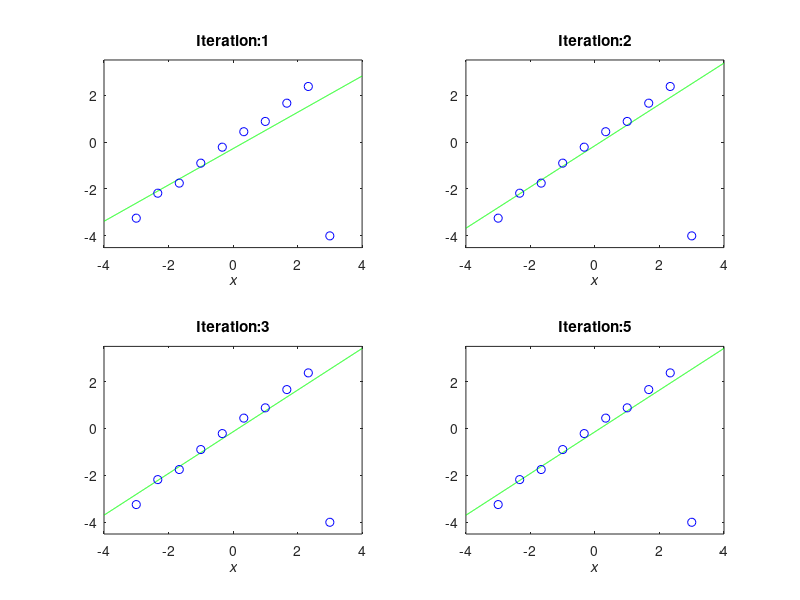
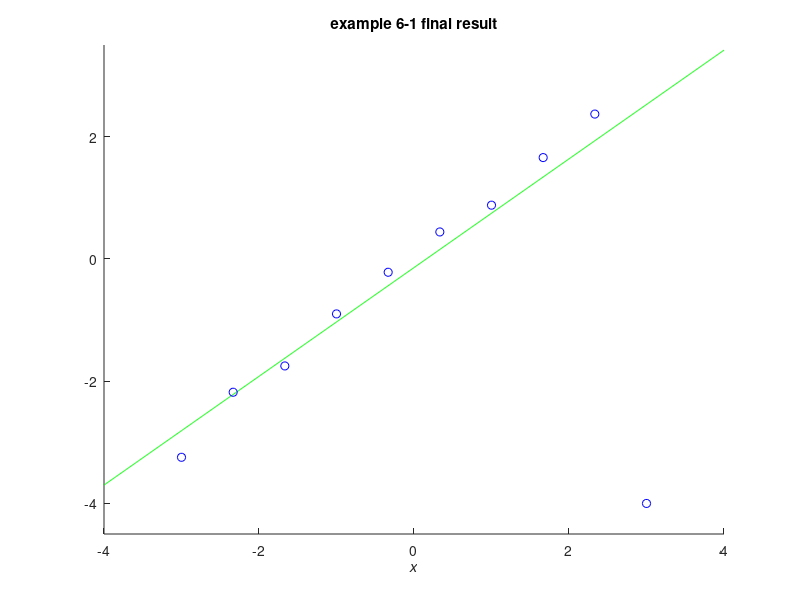
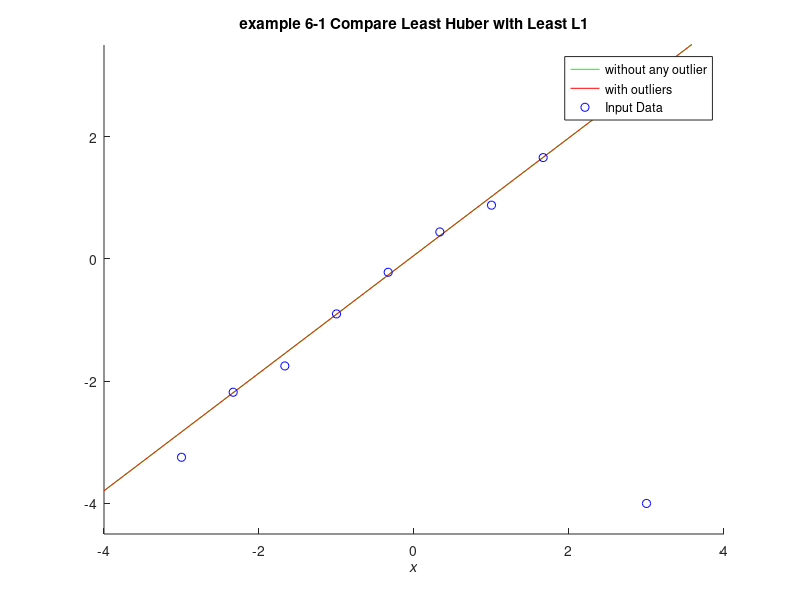

The MATLAB source for these figures, in order:
%% Example 6.1 Least Huber Loss Regression & Least L1 Regression
%
% * *Result in book* : Figure 6.8(e = 1), Figure 6.3(e = 0.01)
% * *Code in book* : Figure 6.9
% * *Output* : |eg6_1_A.png, eg6_1_B.png, eg6_1_C.png|
% * *Usage* : |eg6_1(), eg6_1(10, 1000)|
%
%% Source Code
function eg6_1(n, N)
    % init
    rng(0);
    % recommended, use it in future instead of
    % rand('state', 0); randn('state', 0);
    if nargin < 2
        n = 10; N = 1000;
    end

    % constant
    x = linspace(-3, 3, n)';
    X = linspace(-4, 4, N)';
    y = x + 0.2 * randn(n, 1);
    y(n) = -4;

    % plot preparation
    figure('Name', 'example 6-1 A'); clf; hold on;

    p(:, 1) = ones(n, 1);
    p(:, 2) = x;
    P(:, 1) = ones(N, 1);
    P(:, 2) = X;
    t0 = p \ y;

    e = 1;

    id = 1;
    for o = 1 : 1000
        r = abs(p * t0 - y);
        % Least Huber Loss
        w = ones(n, 1);
        w(r > e) = e ./ r(r > e);
        t = (p' * (repmat(w, 1, 2) .* p)) \ (p' * (w .* y));
        if norm(t - t0) < 0.001, break, end
        if (o <= 3)
            plotFigure(2, 2, id, num2str(o), X, P * t, x, y);
            id = id + 1;
        end
        t0 = t;
    end

    % plot final iteration result
    plotFigure(2, 2, id, num2str(o), X, P * t, x, y);
    saveas(gcf, 'eg6_1_A', 'png');

    % plot result
    figure('Name', 'example 6-1 B'); clf; hold on;
    axis([-4 4 -4.5 3.5]); xlabel('\itx');
    plot(X, P * t, 'g-', x, y, 'bo');
    title('example 6-1 final result');

    % save figure
    saveas(gcf, 'eg6_1_B', 'png');

    % with outlier
    e = 0.01;
    y(n) = x(n) + 0.2 * randn;
    for o = 1 : 1000
        r = abs(p * t0 - y);
        w = ones(n, 1);
        w(r > e) = e ./ r(r > e);
        t1 = (p' * (repmat(w, 1, 2) .* p)) \ (p' * (w .* y));
        if norm(t1 - t0) < 0.001, break, end
        t0 = t1;
    end
    y(n) = -4;
    for o = 1 : 1000
        r = abs(p * t0 - y);
        w = ones(n, 1);
        w(r > e) = e ./ r(r > e);
        t2 = (p' * (repmat(w, 1, 2) .* p)) \ (p' * (w .* y));
        if norm(t2 - t0) < 0.001, break, end
        t0 = t2;
    end
    F1 = P * t1;
    F2 = P * t2;
    err = max(F1-F2)
    figure('Name', 'example 6-1 C'); clf; hold on;
    axis([-4 4 -4.5 3.5]); xlabel('\itx');
    plot(X, P * t1, 'g-', X, P * t2, 'r-', x, y, 'bo');
    legend('without any outlier', 'with outliers', 'Input Data');
    title('example 6-1 Compare Least Huber with Least L1');

    % save figure
    saveas(gcf, 'eg6_1_C', 'png');

    % sub-function, plot sub-figure
    function [] = plotFigure( M, N, id, titlesuffix, x1, y1, x2, y2 )
        subplot(M, N, id);
        plot(x1, y1, 'g-', x2, y2, 'bo');
        axis([-4 4 -4.5 3.5]); xlabel('\itx');
        title(strcat('Iteration: ', titlesuffix));
    end
end